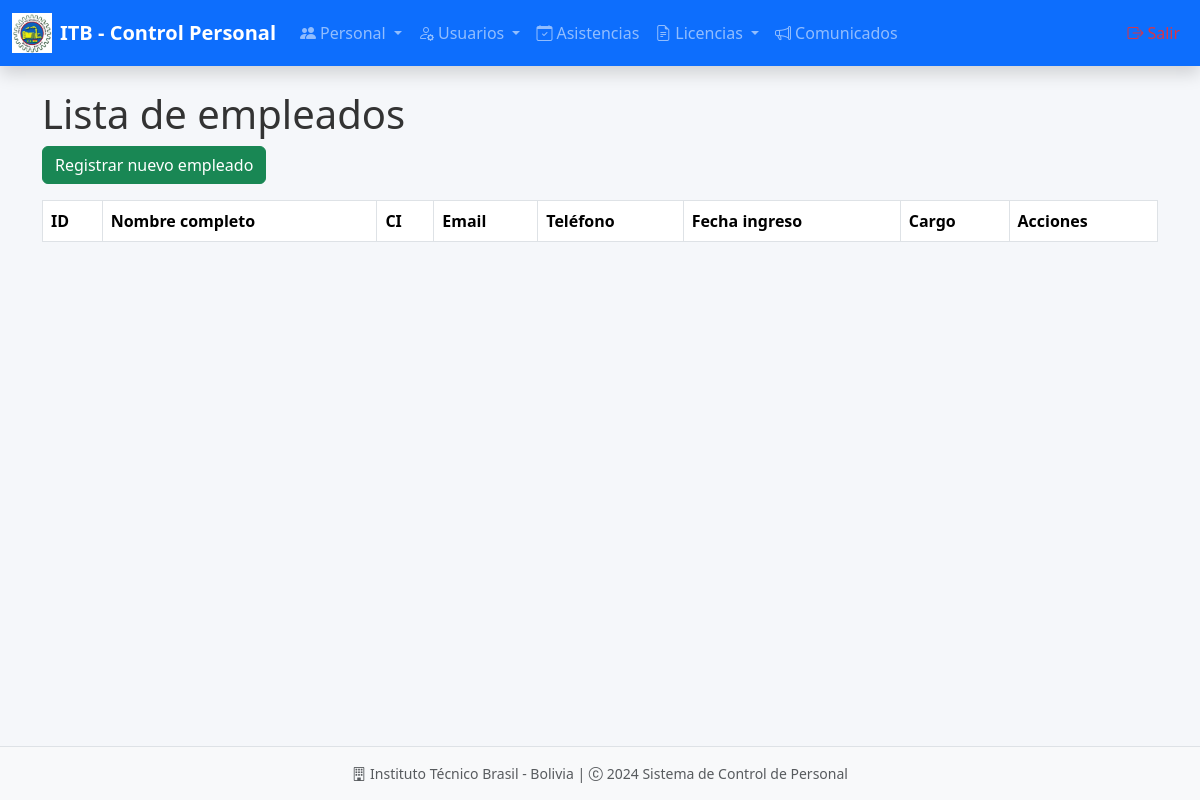
/empleados/, run on an earlier commit of the app's database.
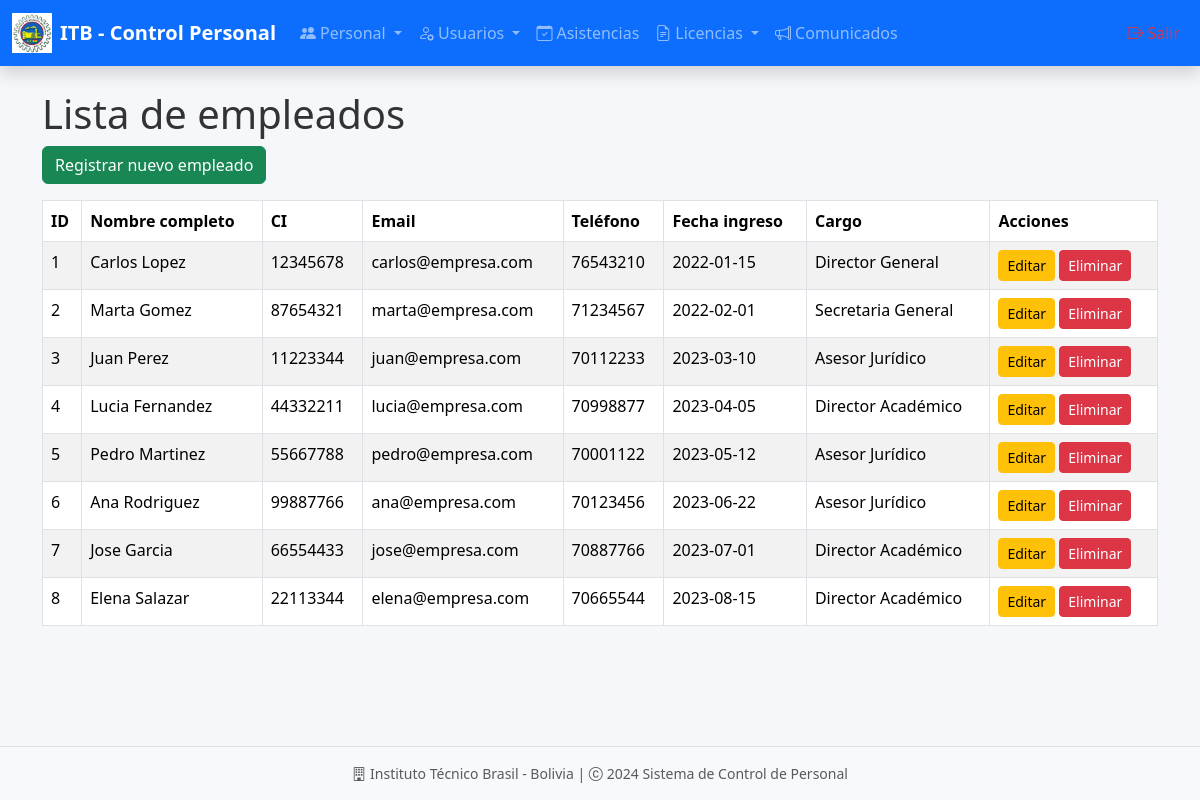
And on a later commit of the database.
### models/empleado_model.py (models this page shows, shortened)
class Empleado(db.Model):
    __tablename__ = "empleados"
    id = db.Column(db.Integer, primary_key=True)
    nombre = db.Column(db.String(255), nullable=False)
    apellido = db.Column(db.String(255), nullable=False)
    ci = db.Column(db.String(20), nullable=False, unique=True)
    email = db.Column(db.String(255), nullable=False, unique=True)
    telefono = db.Column(db.String(20), nullable=False)
    fecha = db.Column(db.DateTime, nullable=False, default=datetime.utcnow)
    cargo_id = db.Column(db.Integer, db.ForeignKey('cargos.id'), nullable=False)
    cargo = db.relationship('Cargo', back_populates='empleados')
    usuarios = db.relationship('Usuario', back_populates='empleado', uselist=False)  # mantener el nombre "usuarios"
    asistencias = db.relationship('Asistencia', back_populates='empleado', cascade='all, delete-orphan')
    historial_laboral = db.relationship('Historial', back_populates='empleado', cascade='all, delete-orphan')
    licencias_aprobadas = db.relationship('LicenciaAprobada', back_populates='empleado', cascade='all, delete-orphan')
    solicitudes_licencia = db.relationship('SolicitudLicencia', back_populates='empleado', cascade='all, delete-orphan')
    @staticmethod
    def get_all():
        return Empleado.query.all()
    def delete(self):
        db.session.delete(self)
        db.session.commit()

### models/cargo_model.py (models this page shows, shortened)
class Cargo(db.Model):
    __tablename__ = "cargos"
    id = db.Column(db.Integer, primary_key=True)
    cargo = db.Column(db.String(80), nullable=False)
    descripcion = db.Column(db.Text)
    empleados = db.relationship('Empleado', back_populates='cargo')

### controllers/empleado_controller.py (the view)
@empleado_bp.route("/")
def index():
    empleados = Empleado.get_all()
    return empleado_view.list(empleados)

### run.py (called while the page is built)
@app.context_processor
def inject_active_path():
    def is_active(path):
        return 'active' if request.path == path else ''
    return(dict(is_active = is_active))

### views/empleado_view.py (called while the page is built)
def list(empleados):
    return render_template("admin/empleados/index.html", empleados=empleados)

### templates/admin/empleados/index.html (shortened to what this page needs)
{% extends 'admin/base.html' %}
{% block content %}
<h1>Lista de empleados</h1>
<a href="{{ url_for('empleado.create') }}" class="btn btn-success mb-3">Registrar nuevo empleado</a>
<table class="table table-bordered table-striped">
    <thead>
        <tr>
            <th>ID</th>
            <th>Nombre completo</th>
            <th>CI</th>
            <th>Email</th>
            <th>Teléfono</th>
            <th>Fecha ingreso</th>
            <th>Cargo</th>
            <th>Acciones</th>
        </tr>
    </thead>
    <tbody>
        {% for empleado in empleados %}
        <tr>
            <td>{{ empleado.id }}</td>
            <td>{{ empleado.nombre }} {{ empleado.apellido }}</td>
            <td>{{ empleado.ci }}</td>
            <td>{{ empleado.email }}</td>
            <td>{{ empleado.telefono }}</td>
            <td>{{ empleado.fecha.strftime('%Y-%m-%d') }}</td>
            <td>{{ empleado.cargo.cargo }}</td>
            <td>
                <a href="{{ url_for('empleado.edit', id=empleado.id) }}" class="btn btn-sm btn-warning">Editar</a>
                <a href="{{ url_for('empleado.delete', id=empleado.id) }}" class="btn btn-sm btn-danger" onclick="return confirm('¿Desea eliminar este empleado?')">Eliminar</a>
            </td>
        </tr>
        {% endfor %}
    </tbody>
</table>
{% endblock %}

What changed in the data, as far as the page shows it:
added Empleado: id "1", nombre "Carlos", apellido "Lopez", ci "12345678", email "carlos@empresa.com", telefono "76543210", fecha "2022-01-15", cargo.cargo "Director General"
added Empleado: id "2", nombre "Marta", apellido "Gomez", ci "87654321", email "marta@empresa.com", telefono "71234567", fecha "2022-02-01", cargo.cargo "Secretaria General"
added Empleado: id "3", nombre "Juan", apellido "Perez", ci "11223344", email "juan@empresa.com", telefono "70112233", fecha "2023-03-10", cargo.cargo "Asesor Jurídico"
added Empleado: id "4", nombre "Lucia", apellido "Fernandez", ci "44332211", email "lucia@empresa.com", telefono "70998877", fecha "2023-04-05", cargo.cargo "Director Académico"
added Empleado: id "5", nombre "Pedro", apellido "Martinez", ci "55667788", email "pedro@empresa.com", telefono "70001122", fecha "2023-05-12", cargo.cargo "Asesor Jurídico"
added Empleado: id "6", nombre "Ana", apellido "Rodriguez", ci "99887766", email "ana@empresa.com", telefono "70123456", fecha "2023-06-22", cargo.cargo "Asesor Jurídico"
added Empleado: id "7", nombre "Jose", apellido "Garcia", ci "66554433", email "jose@empresa.com", telefono "70887766", fecha "2023-07-01", cargo.cargo "Director Académico"
added Empleado: id "8", nombre "Elena", apellido "Salazar", ci "22113344", email "elena@empresa.com", telefono "70665544", fecha "2023-08-15", cargo.cargo "Director Académico"
